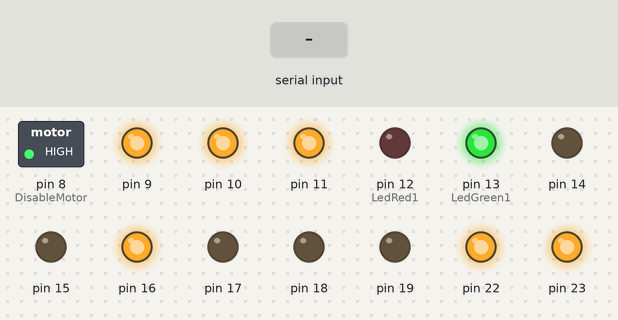
This sketch was run on a simulated Arduino Uno, built with avr-gcc and run on an emulated ATmega328P. Shown: switched loads named in the sketch (green lamp = pin HIGH), output pins drawn as LEDs (lit = HIGH). The inputs (shaded band) are chosen by the test bench.

Above: at 1.2 s.
1.3 s: "1" received over Serial
At 2.3 s:
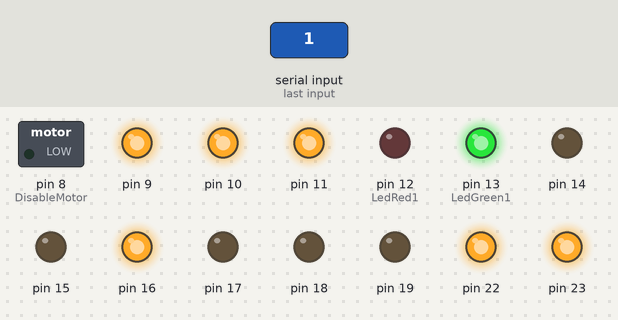
Timing chart, 0 to 4.3 s (numbered marks = the images above; inputs shaded):
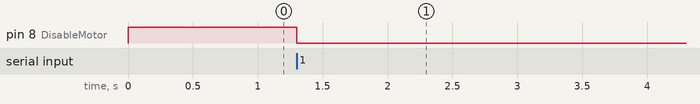

The sketch:

Long_Distance.ino
```cpp
#define ARR_MAX 2000  //加减速步数
const unsigned short AccStep[ARR_MAX]PROGMEM=
{
1560,1560,1560,1560,1560,1558,1558,1558,1558,1558,
1555,1555,1555,1555,1553,1553,1553,1553,1553,1550,
1550,1550,1550,1548,1548,1548,1548,1548,1546,1546,
1546,1546,1543,1543,1543,1543,1541,1541,1541,1541,
1538,1538,1538,1538,1536,1536,1536,1536,1534,1534,
1534,1534,1531,1531,1531,1531,1529,1529,1529,1529,
1527,1527,1527,1524,1524,1524,1524,1522,1522,1522,
1522,1520,1520,1520,1517,1517,1517,1517,1515,1515,
1515,1513,1513,1513,1511,1511,1511,1508,1508,1508,
1508,1506,1506,1506,1504,1504,1504,1502,1502,1502,

1499,1499,1499,1497,1497,1497,1495,1495,1495,1493,
1493,1493,1490,1490,1490,1488,1488,1486,1486,1486,
1484,1484,1484,1481,1481,1481,1479,1479,1477,1477,
1477,1475,1475,1475,1473,1473,1471,1471,1471,1468,
1468,1466,1466,1466,1464,1464,1462,1462,1462,1460,
1460,1458,1458,1456,1456,1456,1453,1453,1451,1451,
1449,1449,1447,1447,1447,1445,1445,1443,1443,1441,
1441,1439,1439,1437,1437,1435,1435,1435,1433,1433,
1431,1431,1429,1429,1427,1427,1425,1425,1422,1422,
1420,1420,1418,1418,1416,1416,1414,1412,1412,1410,

1410,1408,1408,1406,1406,1404,1404,1403,1403,1401,
1399,1399,1397,1397,1395,1395,1393,1391,1391,1389,
1389,1387,1385,1385,1383,1383,1381,1379,1379,1377,
1377,1376,1374,1374,1372,1370,1370,1368,1368,1366,
1364,1364,1362,1361,1361,1359,1357,1357,1355,1353,
1353,1351,1350,1350,1348,1346,1344,1344,1342,1340,
1340,1339,1337,1335,1335,1333,1332,1332,1330,1328,
1326,1326,1325,1323,1321,1321,1319,1318,1316,1314,
1314,1312,1311,1309,1307,1307,1305,1304,1302,1300,
1300,1299,1297,1295,1294,1292,1292,1290,1289,1287,

1285,1284,1282,1282,1280,1279,1277,1276,1274,1272,
1271,1269,1269,1267,1266,1264,1263,1261,1259,1258,
1256,1255,1253,1252,1250,1248,1247,1245,1244,1242,
1241,1239,1238,1236,1235,1233,1232,1230,1229,1227,
1225,1224,1222,1221,1220,1218,1217,1215,1214,1212,
1211,1208,1206,1205,1203,1202,1200,1199,1198,1196,
1193,1192,1190,1189,1188,1186,1183,1182,1181,1179,
1178,1176,1174,1172,1171,1170,1167,1166,1164,1163,
1160,1159,1157,1156,1153,1152,1151,1149,1147,1145,
1144,1142,1140,1139,1136,1135,1134,1131,1130,1129,

1126,1125,1124,1121,1120,1117,1116,1115,1112,1111,
1109,1107,1105,1104,1101,1100,1099,1096,1095,1093,
1092,1089,1088,1086,1085,1082,1080,1079,1076,1075,
1073,1072,1070,1068,1066,1064,1063,1060,1058,1057,
1055,1054,1052,1049,1048,1046,1044,1043,1041,1038,
1036,1035,1033,1031,1030,1028,1026,1024,1022,1020,
1018,1016,1014,1013,1011,1009,1007,1005,1003,1002,
1000,998,996,994,992,990,988,986,984,982,
981,979,978,976,974,972,970,968,966,964,
962,961,958,956,954,952,951,949,947,945,
943,942,939,937,935,934,932,930,928,926,
924,923,921,918,917,915,913,911,909,907,
905,903,902,899,898,896,894,892,890,888,
887,884,883,880,879,877,875,873,871,870,
867,866,864,862,860,858,856,854,853,850,
849,847,845,843,841,839,838,835,833,832,
830,828,826,824,822,820,818,816,815,813,
811,809,807,805,804,802,800,798,796,794,
792,791,789,787,785,783,781,779,778,776,
774,772,770,769,767,765,763,761,759,758,
756,754,752,750,749,747,745,743,741,740,
737,736,734,732,730,729,727,725,723,722,
720,718,716,714,713,711,709,707,706,704,
702,700,699,697,695,693,692,690,688,686,
684,683,681,679,678,676,674,672,671,669,
668,666,664,662,661,659,657,656,654,652,
651,649,647,646,644,642,641,639,637,636,
634,632,631,629,627,626,624,623,621,619,
618,616,614,613,611,609,608,606,605,603,
602,600,598,597,595,594,592,591,589,588,
586,584,583,581,580,578,577,575,574,572,
570,569,568,566,564,563,561,560,558,557,
556,554,552,551,549,548,547,545,544,542,
541,539,538,536,535,534,532,531,529,528,
527,525,524,522,521,519,518,517,515,514,
513,511,510,508,507,506,504,503,502,500,
499,498,496,495,494,492,491,490,488,487,
486,484,483,482,481,479,478,477,475,474,
473,471,470,469,468,466,465,464,463,461,
460,459,458,457,455,454,453,452,450,449,
448,447,446,444,443,442,441,440,439,437,
436,435,434,433,432,430,429,428,427,426,
425,424,423,422,420,419,418,417,416,415,
414,413,412,411,410,408,407,406,405,404,
403,402,401,400,399,398,397,396,395,394,
393,392,391,390,389,388,387,386,385,384,
383,382,381,380,379,378,377,376,375,374,
373,372,371,370,369,368,367,366,365,365,
364,363,362,361,360,359,358,357,356,355,
355,354,353,352,351,350,349,349,348,347,
346,345,344,343,343,342,341,340,339,338,
338,337,336,335,334,334,333,332,331,330,
329,329,328,327,326,326,325,324,323,322,
322,321,320,319,319,318,317,316,316,315,
314,314,313,312,311,311,310,309,309,308,
307,306,306,305,304,304,303,302,302,301,
300,299,299,298,298,297,296,296,295,294,
294,293,292,292,291,290,290,289,288,288,
287,287,286,285,285,284,284,283,282,282,
281,281,280,279,279,278,278,277,276,276,
275,275,274,274,273,272,272,271,271,270,
270,269,269,268,267,267,266,266,265,265,
264,264,263,263,262,262,261,261,260,260,
259,259,258,258,257,257,256,256,255,255,
254,254,253,253,252,252,251,251,250,250,
249,249,248,248,247,247,247,246,246,245,
245,244,244,243,243,243,242,242,241,241,
240,240,240,239,239,238,238,238,237,237,
236,236,235,235,235,234,234,233,233,233,
232,232,232,231,231,230,230,230,229,229,
229,228,228,227,227,227,226,226,226,225,
225,225,224,224,223,223,223,222,222,222,
221,221,221,220,220,220,219,219,219,218,
218,218,217,217,217,216,216,216,216,215,
215,215,214,214,214,213,213,213,212,212,
212,212,211,211,211,210,210,210,210,209,
209,209,208,208,208,208,207,207,207,206,
206,206,206,205,205,205,205,204,204,204,
204,203,203,203,203,202,202,202,201,201,
201,201,201,200,200,200,200,199,199,199,
199,198,198,198,198,197,197,197,197,197,
196,196,196,196,195,195,195,195,195,194,
194,194,194,193,193,193,193,193,192,192,
192,192,192,191,191,191,191,191,190,190,
190,190,190,189,189,189,189,189,189,188,
188,188,188,188,187,187,187,187,187,186,
186,186,186,186,186,185,185,185,185,185,
185,184,184,184,184,184,184,183,183,183,
183,183,183,182,182,182,182,182,182,181,
181,181,181,181,181,181,180,180,180,180,
180,180,180,179,179,179,179,179,179,179,
178,178,178,178,178,178,178,177,177,177,
177,177,177,177,177,176,176,176,176,176,
176,176,176,175,175,175,175,175,175,175,
175,174,174,174,174,174,174,174,174,173,
173,173,173,173,173,173,173,173,172,172,
172,172,172,172,172,172,172,171,171,171,
171,171,171,171,171,171,171,170,170,170,
170,170,170,170,170,170,170,169,169,169,
169,169,169,169,169,169,169,169,168,168,
168,168,168,168,168,168,168,168,168,167,
167,167,167,167,167,167,167,167,167,167,
167,166,166,166,166,166,166,166,166,166,
166,166,166,166,165,165,165,165,165,165,
165,165,165,165,165,165,165,164,164,164,
164,164,164,164,164,164,164,164,164,164,
164,163,163,163,163,163,163,163,163,163,
163,163,163,163,163,163,163,162,162,162,
162,162,162,162,162,162,162,162,162,162,
162,162,162,161,161,161,161,161,161,161,
161,161,161,161,161,161,161,161,161,161,
161,161,160,160,160,160,160,160,160,160,
160,160,160,160,160,160,160,160,160,160,
160,160,159,159,159,159,159,159,159,159,
159,159,159,159,159,159,159,159,159,159,
159,159,159,159,159,158,158,158,158,158,
158,158,158,158,158,158,158,158,158,158,
158,158,158,158,158,158,158,158,158,158,
157,157,157,157,157,157,157,157,157,157,
157,157,157,157,157,157,157,157,157,157,
157,157,157,157,157,157,157,157,156,156,
156,156,156,156,156,156,156,156,156,156,
156,156,156,156,156,156,156,156,156,156,
156,156,156,156,156,156,156,156,156,156,
156,155,155,155,155,155,155,155,155,155,
155,155,155,155,155,155,155,155,155,155,
155,155,155,155,155,155,155,155,155,155,
155,155,155,155,155,155,155,155,155,155,
155,155,154,154,154,154,154,154,154,154,
154,154,154,154,154,154,154,154,154,154,
154,154,154,154,154,154,154,154,154,154,
154,154,154,154,154,154,154,154,154,154,
154,154,154,154,154,154,154,154,154,154,
154,154,153,153,153,153,153,153,153,153,
153,153,153,153,153,153,153,153,153,153,
153,153,153,153,153,153,153,153,153,153,
153,153,153,153,153,153,153,153,153,153,
153,153,153,153,153,153,153,153,153,153,
153,153,153,153,153,153,153,153,153,153,
153,153,153,153,153,153,153,153,153,153,
152,152,152,152,152,152,152,152,152,152,
152,152,152,152,152,152,152,152,152,152,
152,152,152,152,152,152,152,152,152,152,
152,152,152,152,152,152,152,152,152,152,
152,152,152,152,152,152,152,152,152,152,
152,152,152,152,152,152,152,152,152,152,
152,152,152,152,152,152,152,152,152,152,
152,152,152,152,152,152,152,152,152,152,
152,152,152,152,152,152,152,152,152,152,
152,152,152,152,152,152,152,152,152,152,
152,151,151,151,151,151,151,151,151,151,
151,151,151,151,151,151,151,151,151,151,
151,151,151,151,151,151,151,151,151,151,
151,151,151,151,151,151,151,151,151,151,
151,151,151,151,151,151,151,151,151,151,
151,151,151,151,151,151,151,151,151,151,
151,151,151,151,151,151,151,151,151,151,
151,151,151,151,151,151,151,151,151,151,
151,151,151,151,151,151,151,151,151,151,
151,151,151,151,151,151,151,151,151,151,
} ;//生成的加减速数组
// PROGMEM

//LED: PB4/PB5/PC2/PC3
#define Set_Bit(val, bitn)    (val |=(1<<(bitn)))
#define Clr_Bit(val, bitn)     (val&=~(1<<(bitn)))
#define Get_Bit(val, bitn)    (val &(1<<(bitn)) )
//MS PD2/3/4
//SETP PD6,PWM接口
//DIR PD5
//EN PB0
//LIMIT PB1
#define DEV_ID 0x01

#define LedRed1 Set_Bit(PORTB,4);Set_Bit(PORTC,3)
#define LedRed0 Clr_Bit(PORTB,4);Clr_Bit(PORTC,3)
#define LedGreen1 Set_Bit(PORTB,5);Set_Bit(PORTC,2)
#define LedGreen0 Clr_Bit(PORTB,5);Clr_Bit(PORTC,2)

#define Limit (PINB & 0x02) == 0x02
#define DisableMotor Set_Bit(PORTB,0)
#define EnableMotor Clr_Bit(PORTB,0)

#define MotorP1 Set_Bit(PORTD,6)
#define MotorP0 Clr_Bit(PORTD,6)
#define MotorD1 Set_Bit(PORTD,5)
#define MotorD0 Clr_Bit(PORTD,5)
#define MS1_1 Set_Bit(PORTD,2)
#define MS1_0 Clr_Bit(PORTD,2)
#define MS2_1 Set_Bit(PORTD,3)
#define MS2_0 Clr_Bit(PORTD,3)
#define MS3_1 Set_Bit(PORTD,4)
#define MS3_0 Clr_Bit(PORTD,4)

#define ACCEL   1  //电机运行状态标志位
#define DECEL   2
#define RUN     3
#define STOP   0
unsigned long step_count;  //步数计数
int acc_count;      //加速计数
int dcc_count;      //减速计数
uint8_t flag = STOP;//开始时的状态

int Dir,Speed,Distance;

 void serialEvent()//串口接收
{
  static int aa = 0,i = 0;
  int Rec,Val,Buff[10];
  while(Serial.available())
  {
    Rec = Serial.read();
    if(Rec == 0xaa)//接收第一个字节 起始位
      aa=0x80;
    if(aa==0x80)
      Buff[i++]=Rec;
    if((i==6)&&(Buff[5]==0xff))//校验终止位
    {
      i=0;
      aa=0;
      Val = Buff[1]+Buff[2]+Buff[3];
      if(Val == Buff[4])
      {
        Dir = Buff[1];
        Speed = Buff[2];
        Distance = Buff[3];
      }
    }
  }
  flag = ACCEL; //等到下一个数据进入后进入加速状态
  EnableMotor;//使能电机
  SetSteps(Dir,Distance);//设置电机方向和步数
}
void setup()//初始化
{
  DDRC = 0xff;//c端口初始化为输出
  DDRB = 0xff;
  PORTB = 0xff;//b端口初始化为高电平
  LedGreen1;
  LedRed0;
  DisableMotor;//驱动失能
  MS1_0;
  MS2_1;
  MS3_0;//
  Serial.begin(4800);
}
void SetSteps(int DIR,unsigned int DISTANCE)//运行步数
{
  if(DIR>0)
    MotorD0;      //设定电机运行方向
  else
    MotorD1;
  step_count = (DISTANCE*2000);

}
int Time = 0,NowTime = 0;
void Pulse()//产生脉冲
{
  switch(flag)  //查询状态
  {
    case STOP  :
  {
      acc_count =0;
      step_count = 0;
      dcc_count = ARR_MAX-1;
    DisableMotor;//电机失能
    }break;

    case ACCEL :
  {
      acc_count++;
      step_count--;

      MotorP1; //输出一个脉冲
    delayMicroseconds(20);
      MotorP0;

      NowTime =  pgm_read_word_near(&AccStep[acc_count])*5;//查表
      if(acc_count == ARR_MAX-1)
      flag = RUN;
    }break;

    case RUN   :
  {
      step_count--;

      MotorP1; //输出一个脉冲
    delayMicroseconds(20);
      MotorP0;
    NowTime =  pgm_read_word_near(&AccStep[ARR_MAX-1])*5;//查表
      if(step_count == ARR_MAX-1) //减到进入减速步数范围
      {
        flag = DECEL;
      }
    }break;
    case DECEL :
  {
      dcc_count--;
      step_count--;

      MotorP1; //输出一个脉冲
    delayMicroseconds(20);
      MotorP0;


      NowTime =  pgm_read_word_near(&AccStep[dcc_count])*5;
      if(acc_count == 0 || step_count==0)
    {
      flag = STOP;
    }
    }break;
  }
}
void loop()
{

    while(NowTime--);
    Pulse();//产生脉冲函数
}
```

Measured:
- after the input at 1.3 s, pin 8 (DisableMotor): HIGH → LOW at once
